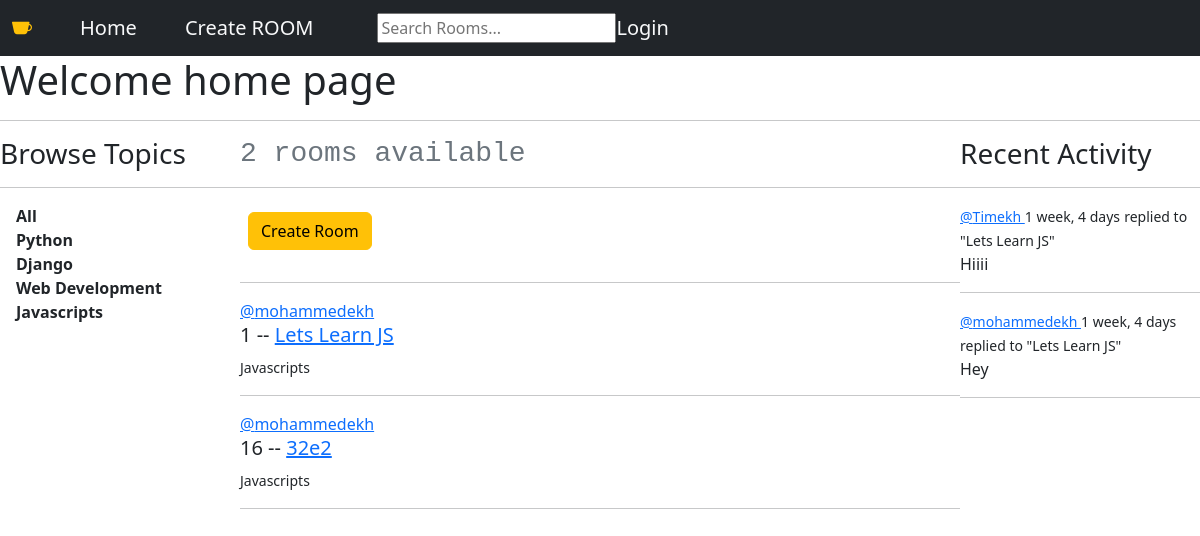
/?q=Javascripts, run on the app's committed database.
### base/models.py (models this page shows, shortened)
class Topic(models.Model):
    name = models.CharField(max_length=200)

class Room(models.Model):
    host = models.ForeignKey(User, on_delete=models.SET_NULL, null=True)
    topic = models.ForeignKey(Topic, on_delete=models.SET_NULL, null=True)
    name = models.CharField(max_length=200)
    description = models.TextField(null=True, blank=True)
    Participants =  models.ManyToManyField(User, related_name='Participants', blank=True)
    updated = models.DateTimeField(auto_now=True)
    created = models.DateTimeField(auto_now_add=True)
    class Meta:
        ordering =['-updated','-created']
    def __str__(self):
        return self.name

class Message(models.Model):
    user    = models.ForeignKey(User,on_delete=models.CASCADE)
    room    = models.ForeignKey(Room, on_delete=models.CASCADE)
    body    = models.TextField()
    updated = models.DateTimeField(auto_now=True)
    created = models.DateTimeField(auto_now_add=True)
    class Meta:
        ordering =['-updated','-created']
    def __str__(self):
        return self.body[0:50]

### base/views.py (the view)
# urls.py: path('', views.home, name="home page"),
def home(request):
    q= request.GET.get('q') if request.GET.get('q') != None else ''
    rooms = Room.objects.filter(Q(topic__name__icontains=q) | Q(name__icontains=q) | Q(description__icontains=q))
    topics = Topic.objects.all()
    room_count = rooms.count()
    room_messages = Message.objects.filter(Q(room__topic__name__icontains=q))
    context = {'rooms':rooms, 'topics':topics,'room_count':room_count, 'room_messages':room_messages}
    return render(request,'base/home.html',context )

### base/templates/base/home.html
{% extends 'main.html' %}
    {% block content%}
    <h1> Welcome home page </h1>
    <hr>
    <div class="home-container">
        <div>
           {% include 'base/topics_component.html'%}
        </div>
        <div>
                <h3 class="text-muted font-monospace">{{room_count}} rooms available</h3>
                <hr>
                <a class="text-light text-decoration-none " href="{% url 'create-room' %}"><button class=" m-2 mb-3 btn btn-warning">Create Room
                </button> </a>
                <hr>
{% include 'base/feed_component.html'%}
        </div>
<div>{% include 'base/activity_component.html'%}</div>
</div>
    {% endblock %}

### base/templates/base/topics_component.html
<h3>Browse Topics </h3>
<hr>
<div> <a class="text-decoration-none fw-bold text-dark ms-3 " href="{%url 'home page'%}">All</a></div>
{% for topic in topics %}
<div> <a class="text-decoration-none fw-bold text-dark ms-3 " href="{%url 'home page'%}?q={{topic.name}}">{{topic.name}}</a></div>
{% endfor %}

### base/templates/base/feed_component.html (shortened to what this page needs)
        {%for room in rooms %}
        <a href="{%url 'user-profile' room.host.id %}">@{{room.host.username}}</a>
        <h5>{{room.id}} --  <a href="{% url 'room' room.id %}"> {{room.name }} </a></h5>
        <small>{{room.topic.name}}</small>
        <hr>
{% endfor %}

### base/templates/base/activity_component.html (shortened to what this page needs)
            <h3> Recent Activity</h3>
            <hr>
                {% for message in room_messages%}
                <div>
                    <small>
                     <a href="{% url 'user-profile' message.user.id%}">   @{{message.user}} </a> {{message.created|timesince}}</small>
                        <small>replied to "{{message.room}}"</small>
                        <p>{{message}}</p>
                    <hr>
                </div>
                {% endfor %}

### static/css/base.css (style rules this page uses)
.home-container { display: grid; grid-template-columns: 1fr 3fr 1fr; }

### data on the page
Topic: name "Python"
Topic: name "Django"
Topic: name "Web Development"
Topic: name "Javascripts"
Room: host.username "mohammedekh", id "1", name "Lets Learn JS", topic.name "Javascripts"
Room: host.username "mohammedekh", id "16", name "32e2", topic.name "Javascripts"
Message: user "Timekh", created "1 week, 4 days", room "Lets Learn JS", body "Hiiii"
Message: user "mohammedekh", created "1 week, 4 days", room "Lets Learn JS", body "Hey"

### other printed values
{{ room_count }} "2"
